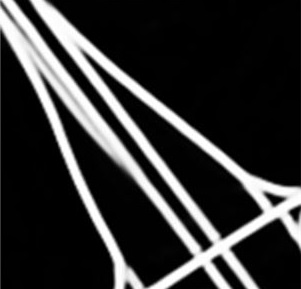
#> input picture post-process/1.jpg, 301 x 289 px, given in place of label.tif, which was not available; the run also reads 1 picture not shown here
$ python v2_1_binaryGrowth.py
#> lines starting #> are read from the running program, lines starting #| are printed output that depends on the picture; after the words box and inside, x2 and y2 are one past the last pixel; in counts of white or black regions, pixels touching at a corner belong together; pictures that were not available may be replaced by others from this repository, and a replacement may not be noted
'''
Description:
    Random pts in edge with black value spread in black area only in one direction
    stop when reach the border and the value is white,get the growth path length sum histogram
Fake code:


'''
import random
import numpy as np
import cv2
import math
import os
from collections import Counter
import logging
class Sami:
    '''
    random one to end(edge),spread all over the inside area,no turning back,
    draw strategy:from one point to it`s selected direction`s edge.

    '''
    def __init__(self):
        '''
        relevant pattern would be used for generate the directions,
        note that lt and rd share one direction candidate(if u just draw a craft u will know that
        only six directions are allowed).
        '''
        # chosse direction, no turning back direction and last direction
        self.Down2UpCandidates = self.Up2DownCandidates = lambda i,j:[(i-1,j-1), (i-1,j+1), (i,j-1), (i,j),  (i,j+1), (i+1,j-1), (i+1,j+1)]
        self.Right2LeftCandidates = self.Left2RightCandidates = lambda i,j:[(i-1,j-1), (i-1,j), (i-1,j+1), (i,j), (i+1,j-1), (i+1,j), (i+1,j+1)]
        self.toLeftTopCandidates = self.toRightdownCandidates = lambda i,j:[(i,j-1), (i+1,j-1), (i-1,j), (i-1,j+1), (i,j+1), (i+1,j)]
        self.toLeftdownCandidates = self.toRightTopCandidates = lambda i,j:[(i-1,j-1), (i-1,j), (i,j-1), (i,j),  (i,j+1), (i+1,j), (i+1,j+1)]
        # growth pattern
        self.Down2Up = lambda i,j:(i-1,j)
        self.Up2Down = lambda i,j:(i+1,j)
        self.Right2Left = lambda i,j:(i,j-1)
        self.Left2Right = lambda i,j:(i,j+1)
        self.toLeftTop =lambda i,j:(i-1,j-1)
        self.toRightdown = lambda i,j:(i+1,j+1)
        self.toLeftdown = lambda i,j:(i+1,j-1)
        self.toRightTop = lambda i,j:(i-1,j+1)
        # begin with UpDown direction
        self.d = 'Up2Down'
        # choices for different patterns
        self.choice = {'Down2Up' : self.Down2UpCandidates, 'Up2Down' : self.Up2DownCandidates, \
                       'Right2Left' : self.Right2LeftCandidates ,'Left2Right' : self.Left2RightCandidates, \
                       'toLeftTop' : self.toLeftTopCandidates ,'toRightdown' : self.toRightdownCandidates , \
                       'toLeftdown' : self.toLeftdownCandidates,'toRightTop' : self.toRightTopCandidates}
        self.growthPattern = {'Down2Up' : self.Down2Up, 'Up2Down' : self.Up2Down, \
                              'Right2Left' : self.Right2Left,'Left2Right' : self.Left2Right, \
                              'toLeftTop' : self.toLeftTop ,'toRightdown' : self.toRightdown , \
                              'toLeftdown' : self.toLeftdown,'toRightTop' : self.toRightTop}
        self.allds = self.growthPattern.keys()
    # [14 lines left out: functions __add__, getGrid, not called in this run]
    def readImgs(self):
        '''
        read label and gray with ROI
        '''
        self.Predict = 'label.tif'
        self.Edge = 'gray.tif'
        self.imgP = cv2.imread(self.Predict, 1)
#> self.imgP is the input picture: shape (289, 301, 3); min 0, max 255, mean 52.5
        self.imgE = cv2.imread(self.Edge, 1)
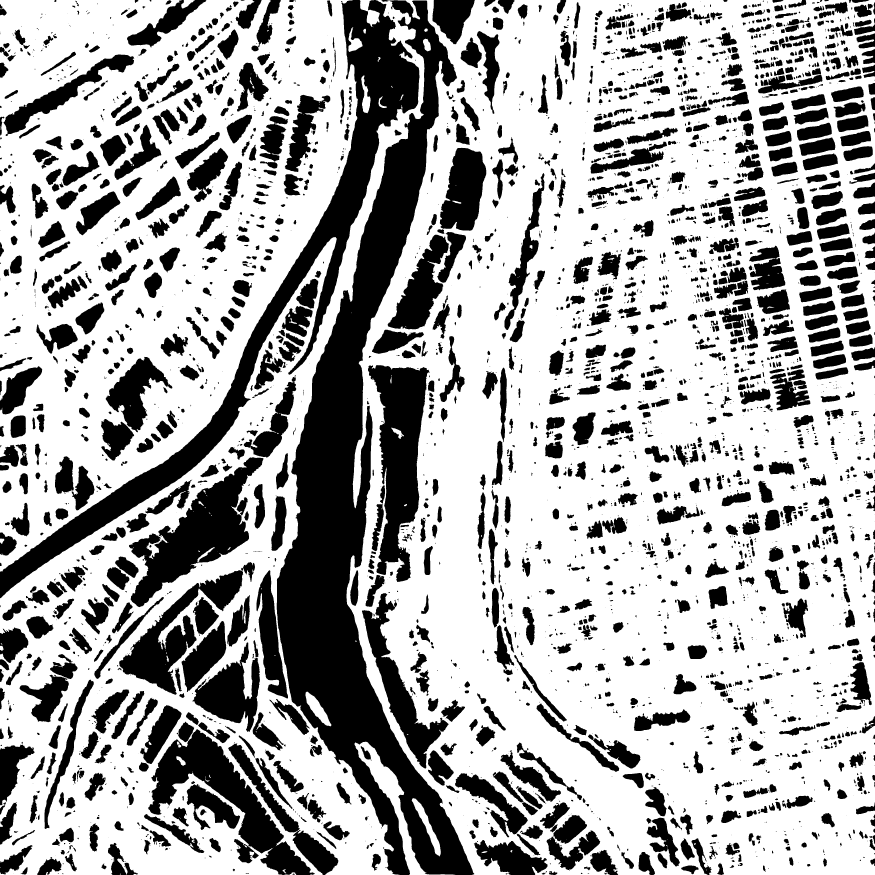
#> input picture post-process/gray.tif, 3500 x 3500 px (shown at 1/4 size)
#> self.imgE is the input picture: shape (3500, 3500, 3); 67.1% white; 3477 black regions (1141 under 20 px), largest, box (x1, y1, x2, y2) and area: (1107, 0, 1897, 3500) 733978, (0, 0, 1678, 2393) 321801, (1472, 1460, 1719, 2328) 113229
        self.imgQ = self.imgP[0:3500,0:3500]
        self.imgQResized = self.imgQ[1100:1900,1100:1900]
#> self.imgQResized = empty array
        self.imgEResized = self.imgE[1100:1900,1100:1900]
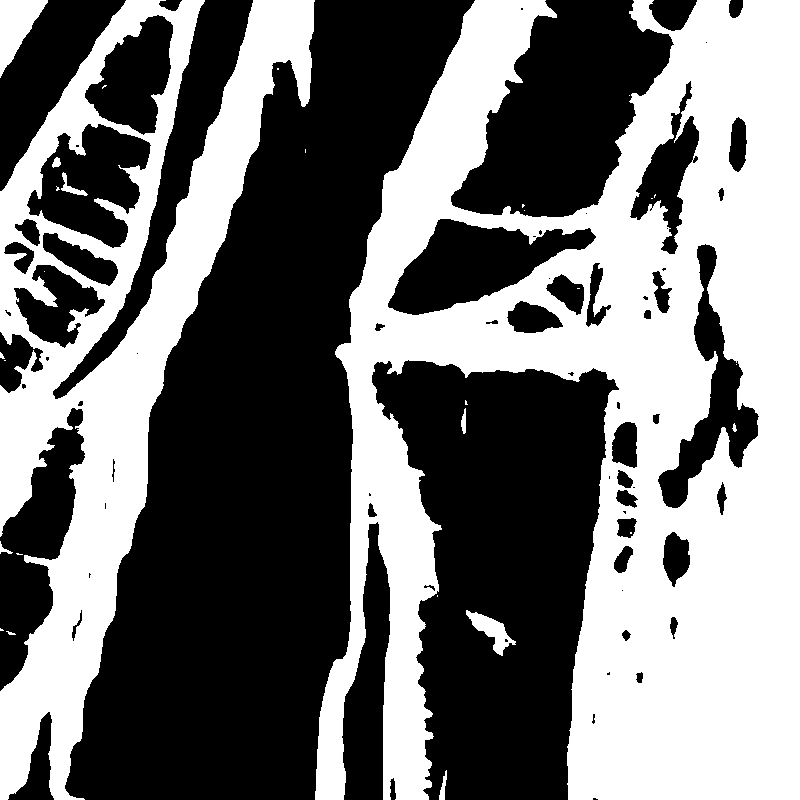
#> self.imgEResized: shape (800, 800, 3); 45.4% white; 30 white regions (18 under 20 px), largest, box (x1, y1, x2, y2) and area: (315, 0, 800, 800) 207317, (0, 0, 315, 800) 79665, (0, 0, 48, 78) 1909
        self.ImgEraw = cv2.imread('test.jpg', 1)
        self.ImgEcopy = self.ImgEraw[:]
        self.ImgEcopy[100:120,400:470] = (0,0,0)
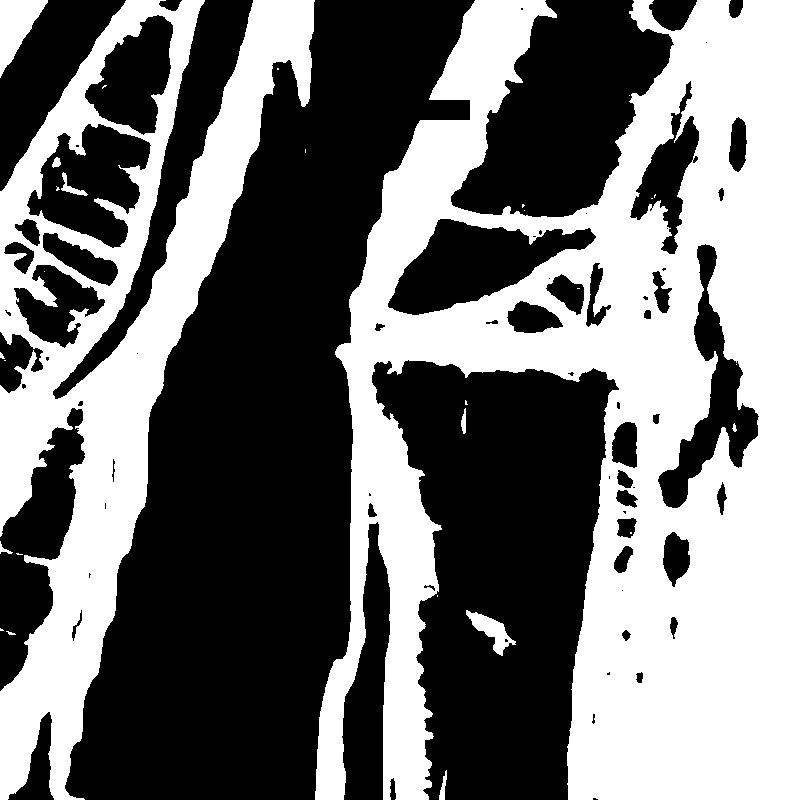
#> self.ImgEcopy: shape (800, 800, 3); min 0, max 255, mean 115.3

    def showImgs(self):
        '''
        show imgs
        '''
##        cv2.imshow('E', self.imgEResized)
##        cv2.imshow('Q', self.imgQResized)
        cv2.imshow('L', self.ImgEcopy)
        cv2.waitKey()
    # [34 lines left out: functions saveImgs, generateRandomPoints, generateRandomPointsEdge, not called in this run]

    def generateRandomPointsLeakImg(self, number):
        '''
        from 200 x 200 generate random coords according to edge img
        '''
#> called with number = 10000
        remained = []
        paths = random.sample([(i,j) for i in range(800) for j in range(800)], number)
        for path in paths:
            if self.ImgEcopy[path[0],path[1]][0] == 255:# if white remove
                paths.remove(path)
            elif path[0]>=800 or path[1]>=800:
                paths.remove(path)
            else:
                remained.append(path)
#> after the loop, paths = 7086 pairs, first value 0 to 799, second value 0 to 799; remained = 4172 pairs, first value 0 to 799, second value 0 to 758
        return remained

    def getDirection(self, i,j):
        '''
        generate directions according to last direction
        '''
        oldD = (i,j)
        # sample a new direction
        newD = random.sample(self.choice[self.d](i,j), 1)
        # ways of judge last move pattern,record last direction
        if oldD[0]-newD[0][0] == 1 and oldD[1]-newD[0][1] == 0:
            self.d = 'Down2Up'# create another pattern and raw d is needed
        elif oldD[0]-newD[0][0] == -1 and oldD[1]-newD[0][1] == 0:
            self.d = 'Up2Down'
        elif oldD[0]-newD[0][0] == 0 and oldD[1]-newD[0][1] == 1:
            self.d = 'Right2Left'
        elif oldD[0]-newD[0][0] == 0 and oldD[1]-newD[0][1] == -1:
            self.d = 'Left2Right'
        elif oldD[0]-newD[0][0] == oldD[1]-newD[0][1] == 1:
            self.d = 'toLeftTop'
        elif oldD[0]-newD[0][0] == oldD[1]-newD[0][1] == -1:
            self.d = 'toRightdown'
        elif oldD[0]-newD[0][0] == newD[0][1] - oldD[1] and oldD[0]-newD[0][0]<0:
            self.d = 'toLeftdown'
        else:
            self.d = 'toRightTop'

        # new position will be returned
        return newD[0]

    def notTooBig(self,img,rad,newD):
        if self.ImgEcopy[newD[0]+rad,newD[1]+rad][0] != 255 and self.ImgEcopy[newD[0]-rad,newD[1]-rad][0] != 255\
           and self.ImgEcopy[newD[0]+rad,newD[1]-rad][0] != 255 and self.ImgEcopy[newD[0]-rad,newD[1]+rad][0] != 255\
           and self.ImgEcopy[newD[0]+rad,newD[1]][0] != 255 and self.ImgEcopy[newD[0],newD[1]+rad][0] != 255\
           and self.ImgEcopy[newD[0]-rad,newD[1]][0] != 255 and self.ImgEcopy[newD[0],newD[1]-rad][0] != 255:
            return True
        else:
            return False
    def voteDirections(self,vals) -> "returns a 4-elem sumed list ":
        '''
        three rets in val,(points,distance,direction),vote the directions to a list of (direction,distanceSum)
        '''
        dictVal = {}
        collection = [0] * 4 # Down2Up+Up2Down Right2Left+Left2Right toLeftTop+toRightdown toLeftdown+toRightTop
        # in order to access the direction distanceSum pair,add a dict
        for _,distance,direction in vals:
            dictVal[direction] = distance
        # sum all distances where they share the directions
        for key,value in dictVal.items():
            if key == 'Down2Up' or key == 'Up2Down':
                collection[0] += value # two share one direction
            elif key == 'Right2Left' or key == 'Left2Right':
                collection[1] += value
            elif key == 'toLeftTop' or key == 'toRightdown':
                collection[2] += value
            elif key == 'toLeftdown' or key == 'toRightTop':
                collection[3] += value

        return collection # length sum of 8(4) directions

    def matplotSum(self,collections):
        '''
        plot direction sums
        '''
        import matplotlib.pyplot as plt # local import ,saves memory
        labelY = collections # correspongding values of growth length sum
        labelX = ['↑↓','←→','↖↘','↙↗'] # two directions  are actually one
        plt.bar(labelX, labelY)
        plt.show()

    def plotGrowthPath(self,pointsAllplots):
        '''
        plot pts growth
        '''
        [[cv2.circle(t.ImgEcopy, (points[1],points[0]), 1, (0,255,0), 1)\
          for points in pointsAll] for pointsAll in pointsAllplots]

    def oneToEndGrowth(self,newD:"random generated pt") -> "return (pts coords,start2end Euclid distance,current direction)":
        '''
        from one coord to the edge of the canvas
        '''
        points = [] # growth path of one start pt
        newD = t.getDirection(*newD) # select a direction
##        print(t.d) # if no data followed,means points is empty or only one elem
        while True:
            # border detection
            try:
                if self.ImgEcopy[newD[0],newD[1]][0] != 255 and newD[0]>0 \
                   and newD[0]<800 and newD[1]>0 and newD[1]<800 and self.notTooBig(self.ImgEcopy,10,newD):
                    points.append(newD)# set rad 10 to limit the leak
                    # keeps growing
                    newD = t.growthPattern[t.d](newD[0],newD[1]) # t.d confirmed by t.getDirection(*newD)
                else:
                    break# edge detected
            except Exception:
                #print(newD)# out of border unsolved,try catch is only a transmiddling method
                break
        # may not return values,or return None ,explains why we need purify the pointsAllrets to pointsAlls
        if len(points) != 0 and len(points) != 1: # 1 represents not growing at all
            distance = (pow(points[0][0] - points[-1][0],2)+pow(points[0][1] - points[-1][1],2))**0.5
            return points,distance,t.d # return the path of one start coord

if __name__=='__main__':
    t = Sami()
    t.readImgs()

    ptsLeak = t.generateRandomPointsLeakImg(10000)
#> ptsLeak has the same summary as remained in generateRandomPointsLeakImg
    pointsAllrets = [t.oneToEndGrowth(path) for path in ptsLeak] # may return Nones
#> after the loop in oneToEndGrowth, `while True:`: newD = (53, 31); points = [(53, 49), (53, 48), (53, 47), (53, 46), (53, 45), (53, 44), (53, 43), (53, 42), (53, 41), (53, 40), (53, 39), (53, 38), (53, 37), (53, 36), (53, 35), (53, 34), (53, 33), (53, 32)]
#> in oneToEndGrowth, `distance = (pow(points[0][0] - points[-1][0],2)+pow(points[0][1] - poi..`: distance = 17
#> pointsAllrets = 4172 items
    pointsAlls = [p for p in pointsAllrets  if p is not None ] # get points with values
#> pointsAlls = 2557 items
    collections = t.voteDirections(pointsAlls) # a 4 elem list with 8(4) directions
#> the loop in voteDirections, `for _,distance,direction in vals:` made 2557 passes
#> (distance, direction) on passes 1 to 3: (17, 'Right2Left'), (223, 'Down2Up'), (33.94, 'toLeftTop')
#> after the loop in voteDirections, `for _,distance,direction in vals:`: dictVal = {'Right2Left': 5, 'Down2Up': 137, 'toLeftTop': 70.71, 'Up2Down': 557, 'toRightTop': 1.41, 'toLeftdown': 2.83, 'toRightdown': 8.49, 'Left2Right': 18}
#> the loop in voteDirections, `for key,value in dictVal.items():` made 8 passes
#> (key, value) on passes 1 to 8: ('Right2Left', 5), ('Down2Up', 137), ('toLeftTop', 70.71), ('Up2Down', 557), ('toRightTop', 1.41), ('toLeftdown', 2.83), ('toRightdown', 8.49), ('Left2Right', 18)
#> after the loop in voteDirections, `for key,value in dictVal.items():`: collection = [694, 23, 79.2, 4.24]
#> collections = [694, 23, 79.2, 4.24]
    pointsAllplots = [p[0] for p in pointsAlls] # for plot use:only first ret val represents the pts` coords
#> pointsAllplots = 2557 items
    t.matplotSum(collections)
#> in matplotSum, `labelY = collections`: labelY = [694, 23, 79.2, 4.24]
#> in matplotSum, `plt.show()`:
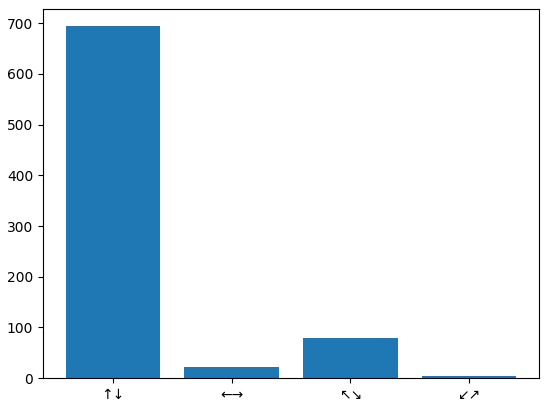
#> figure drawn by matplotlib, 1 panel; tallest bar 694 high, from x = -0.4 to 0.4
    t.plotGrowthPath(pointsAllplots)
#> in plotGrowthPath, `[[cv2.circle(t.ImgEcopy, (points[1],points[0]), 1, (0,255,0), 1)\ for ..`:
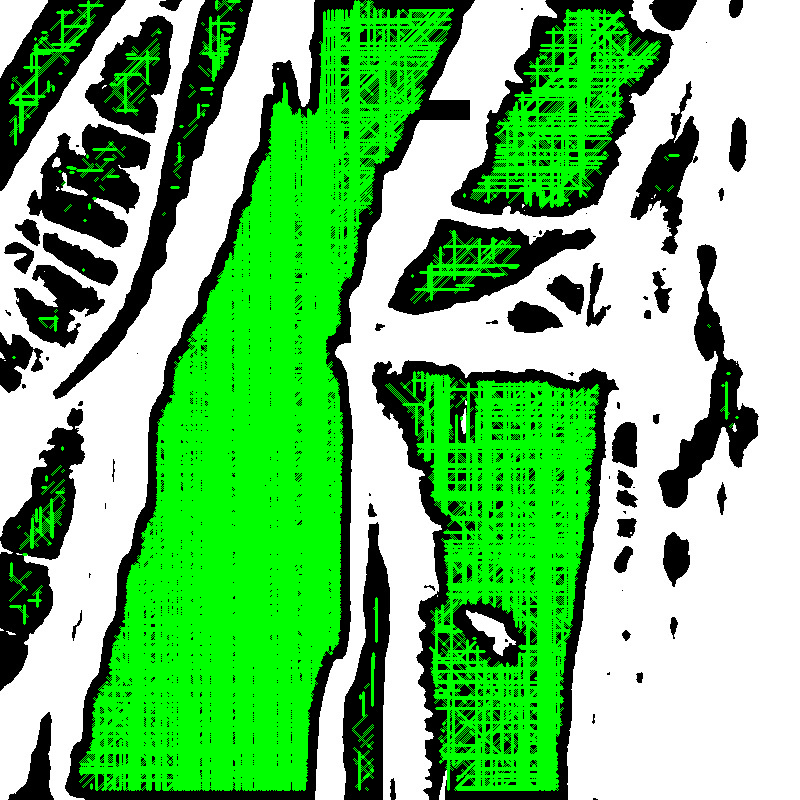
#> t.ImgEcopy: shape (800, 800, 3); mean B, G, R 115.3, 193.4, 115.3

    t.showImgs()
